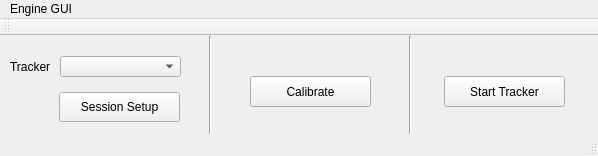
<?xml version="1.0" encoding="UTF-8"?>
<ui version="4.0">
 <class>MainWindow</class>
 <widget class="QMainWindow" name="MainWindow">
  <property name="geometry">
   <rect>
    <x>0</x>
    <y>0</y>
    <width>598</width>
    <height>156</height>
   </rect>
  </property>
  <property name="windowTitle">
   <string>iTrace Engine</string>
  </property>
  <widget class="QWidget" name="centralWidget">
   <widget class="QPushButton" name="startServerButton">
    <property name="geometry">
     <rect>
      <x>444</x>
      <y>40</y>
      <width>121</width>
      <height>31</height>
     </rect>
    </property>
    <property name="text">
     <string>Start Tracker</string>
    </property>
   </widget>
   <widget class="QComboBox" name="trackerBox">
    <property name="geometry">
     <rect>
      <x>60</x>
      <y>20</y>
      <width>121</width>
      <height>21</height>
     </rect>
    </property>
   </widget>
   <widget class="QLabel" name="label">
    <property name="geometry">
     <rect>
      <x>10</x>
      <y>10</y>
      <width>61</width>
      <height>41</height>
     </rect>
    </property>
    <property name="text">
     <string>Tracker</string>
    </property>
   </widget>
   <widget class="QPushButton" name="calibrateButton">
    <property name="geometry">
     <rect>
      <x>250</x>
      <y>40</y>
      <width>121</width>
      <height>31</height>
     </rect>
    </property>
    <property name="text">
     <string>Calibrate</string>
    </property>
   </widget>
   <widget class="Line" name="line">
    <property name="geometry">
     <rect>
      <x>200</x>
      <y>0</y>
      <width>20</width>
      <height>241</height>
     </rect>
    </property>
    <property name="orientation">
     <enum>Qt::Vertical</enum>
    </property>
   </widget>
   <widget class="QPushButton" name="sessionButton">
    <property name="geometry">
     <rect>
      <x>59</x>
      <y>56</y>
      <width>121</width>
      <height>30</height>
     </rect>
    </property>
    <property name="text">
     <string>Session Setup</string>
    </property>
   </widget>
   <widget class="Line" name="line_2">
    <property name="geometry">
     <rect>
      <x>400</x>
      <y>0</y>
      <width>20</width>
      <height>191</height>
     </rect>
    </property>
    <property name="orientation">
     <enum>Qt::Vertical</enum>
    </property>
   </widget>
   <widget class="QCheckBox" name="reticleBox">
    <property name="geometry">
     <rect>
      <x>70</x>
      <y>100</y>
      <width>91</width>
      <height>21</height>
     </rect>
    </property>
    <property name="text">
     <string>Show Reticle</string>
    </property>
   </widget>
  </widget>
  <widget class="QMenuBar" name="menuBar">
   <property name="geometry">
    <rect>
     <x>0</x>
     <y>0</y>
     <width>598</width>
     <height>21</height>
    </rect>
   </property>
   <widget class="QMenu" name="menuEngine_GUI">
    <property name="title">
     <string>Engine GUI</string>
    </property>
   </widget>
   <addaction name="menuEngine_GUI"/>
  </widget>
  <widget class="QToolBar" name="mainToolBar">
   <attribute name="toolBarArea">
    <enum>TopToolBarArea</enum>
   </attribute>
   <attribute name="toolBarBreak">
    <bool>false</bool>
   </attribute>
  </widget>
  <widget class="QStatusBar" name="statusBar"/>
 </widget>
 <layoutdefault spacing="6" margin="11"/>
 <resources/>
 <connections/>
</ui>
